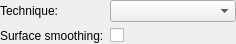
<?xml version="1.0" encoding="UTF-8"?>
<ui version="4.0">
 <class>qCjyxMultiVolumeRenderingPropertiesWidget</class>
 <widget class="QWidget" name="qCjyxMultiVolumeRenderingPropertiesWidget">
  <property name="geometry">
   <rect>
    <x>0</x>
    <y>0</y>
    <width>236</width>
    <height>44</height>
   </rect>
  </property>
  <property name="windowTitle">
   <string>MultiVolume GPU RayCast</string>
  </property>
  <layout class="QFormLayout" name="formLayout">
   <property name="leftMargin">
    <number>0</number>
   </property>
   <property name="topMargin">
    <number>0</number>
   </property>
   <property name="rightMargin">
    <number>0</number>
   </property>
   <property name="bottomMargin">
    <number>0</number>
   </property>
   <item row="0" column="0">
    <widget class="QLabel" name="RenderingTechniqueLabel">
     <property name="text">
      <string>Technique:</string>
     </property>
    </widget>
   </item>
   <item row="0" column="1">
    <widget class="QComboBox" name="RenderingTechniqueComboBox">
     <property name="toolTip">
      <string>Select ray casting technique for the views where the current volume is visible</string>
     </property>
    </widget>
   </item>
   <item row="1" column="0">
    <widget class="QLabel" name="SurfaceSmoothingLabel">
     <property name="toolTip">
      <string>Option for removing wood-grain artifacts by applying random noise to raycasting</string>
     </property>
     <property name="text">
      <string>Surface smoothing:</string>
     </property>
    </widget>
   </item>
   <item row="1" column="1">
    <widget class="QCheckBox" name="SurfaceSmoothingCheckBox">
     <property name="toolTip">
      <string>Option for removing wood-grain artifacts by applying random noise to raycasting</string>
     </property>
     <property name="text">
      <string/>
     </property>
    </widget>
   </item>
  </layout>
 </widget>
 <resources/>
 <connections/>
</ui>
